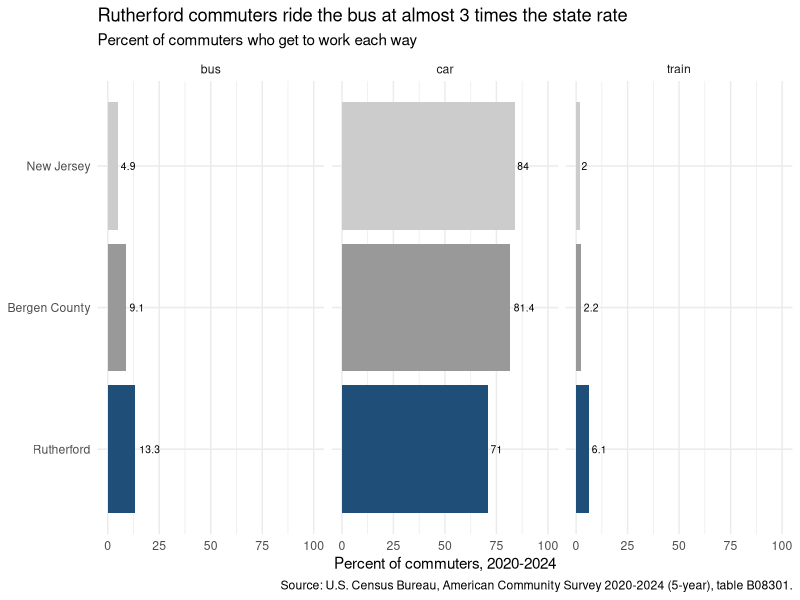
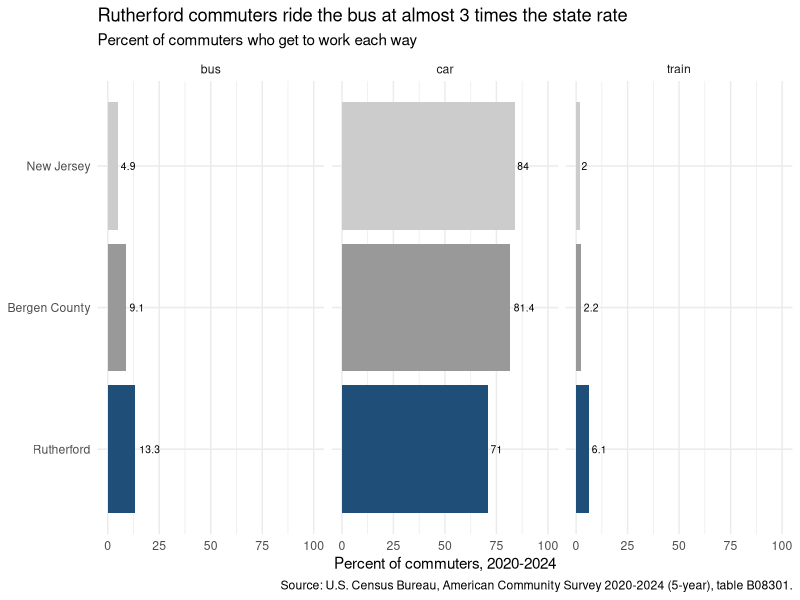

Generate these figures, in order, with R:
# scripts/03_mode_share.R
# Figure 1: how do Rutherford's commuters get to work, compared with Bergen County and New Jersey?
#   In:  data/commute_merged.csv (made by 02_merge.R)
#   Out: output/figures/mode_share.png
# Run 01_import.R and 02_merge.R first.


# Packages and Load the Data ---------------------------------------------------------------------

library(tidyverse)

commute_merged <- read_csv(
  "data/commute_merged.csv",
  col_types = cols(geo_id = col_character())
)

# One row is one place and one mode: one bar each. Expect 9 rows and 10 columns.
dim(commute_merged)
names(commute_merged)
summary(commute_merged)

commute_merged |>
  select(place, mode, pct)


# The Figure -------------------------------------------------------------------------------------

fig1 <- ggplot(
  commute_merged,
  aes(
    x = pct,
    y = fct_reorder(place, commuters),     # sorts the bars by size: Rutherford, Bergen County, New Jersey
    fill = place
  )
) +
  geom_col() +
  geom_text(aes(label = pct), hjust = -0.2, size = 2.6) + 
  facet_wrap(~ mode) +                                         
  scale_fill_manual(
    values = c("Rutherford" = "#1f4e79", "Bergen County" = "grey60", "New Jersey" = "grey80"),
    guide = "none"
  ) +
  scale_x_continuous(limits = c(0, 100)) +                     
  labs(
    title    = "Rutherford commuters ride the bus at almost 3 times the state rate",
    subtitle = "Percent of commuters who get to work each way",
    x        = "Percent of commuters, 2020-2024",
    y        = NULL,
    caption  = "Source: U.S. Census Bureau, American Community Survey 2020-2024 (5-year), table B08301.",
    alt      = paste(
      "Bar chart in three panels: bus, car, and train, each showing the percent of commuters in",
      "Rutherford, Bergen County, and New Jersey. Bus: Rutherford 13.3, Bergen County 9.1, New Jersey 4.9.",
      "Car: Rutherford 71, Bergen County 81.4, New Jersey 84. Train: Rutherford 6.1, Bergen County 2.2,",
      "New Jersey 2.0. Rutherford uses the bus and train more, and drives less, than the county or the state."
    )
  ) +
  theme_minimal()

fig1

# Git does not keep empty folders, so make output/figures if it is not there yet
dir.create("output/figures", showWarnings = FALSE, recursive = TRUE)

ggsave(
  "output/figures/mode_transport.png",
  fig1,
  width = 7,
  height = 3.2,
  dpi = 300,
  bg = "white"
)
